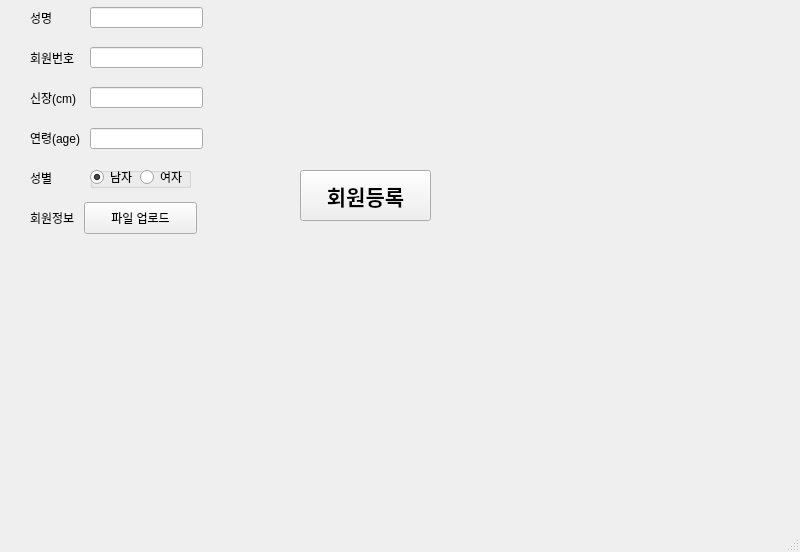
<?xml version="1.0" encoding="UTF-8"?>
<ui version="4.0">
 <class>CreateWindow</class>
 <widget class="QMainWindow" name="CreateWindow">
  <property name="geometry">
   <rect>
    <x>0</x>
    <y>0</y>
    <width>800</width>
    <height>552</height>
   </rect>
  </property>
  <property name="windowTitle">
   <string>MainWindow</string>
  </property>
  <widget class="QWidget" name="centralwidget">
   <widget class="QLabel" name="label">
    <property name="geometry">
     <rect>
      <x>30</x>
      <y>10</y>
      <width>60</width>
      <height>16</height>
     </rect>
    </property>
    <property name="text">
     <string>성명</string>
    </property>
   </widget>
   <widget class="QLabel" name="label_2">
    <property name="geometry">
     <rect>
      <x>30</x>
      <y>50</y>
      <width>60</width>
      <height>16</height>
     </rect>
    </property>
    <property name="text">
     <string>회원번호</string>
    </property>
   </widget>
   <widget class="QLabel" name="label_3">
    <property name="geometry">
     <rect>
      <x>30</x>
      <y>170</y>
      <width>60</width>
      <height>16</height>
     </rect>
    </property>
    <property name="text">
     <string>성별</string>
    </property>
   </widget>
   <widget class="QLabel" name="label_4">
    <property name="geometry">
     <rect>
      <x>30</x>
      <y>90</y>
      <width>60</width>
      <height>16</height>
     </rect>
    </property>
    <property name="text">
     <string>신장(cm)</string>
    </property>
   </widget>
   <widget class="QLabel" name="label_5">
    <property name="geometry">
     <rect>
      <x>30</x>
      <y>130</y>
      <width>60</width>
      <height>16</height>
     </rect>
    </property>
    <property name="text">
     <string>연령(age)</string>
    </property>
   </widget>
   <widget class="QLineEdit" name="lineEdit">
    <property name="geometry">
     <rect>
      <x>90</x>
      <y>7</y>
      <width>113</width>
      <height>21</height>
     </rect>
    </property>
   </widget>
   <widget class="QLineEdit" name="lineEdit_2">
    <property name="geometry">
     <rect>
      <x>90</x>
      <y>47</y>
      <width>113</width>
      <height>21</height>
     </rect>
    </property>
   </widget>
   <widget class="QLineEdit" name="lineEdit_3">
    <property name="geometry">
     <rect>
      <x>90</x>
      <y>87</y>
      <width>113</width>
      <height>21</height>
     </rect>
    </property>
   </widget>
   <widget class="QLineEdit" name="lineEdit_4">
    <property name="geometry">
     <rect>
      <x>90</x>
      <y>128</y>
      <width>113</width>
      <height>21</height>
     </rect>
    </property>
   </widget>
   <widget class="QGroupBox" name="groupBox">
    <property name="geometry">
     <rect>
      <x>90</x>
      <y>167</y>
      <width>101</width>
      <height>21</height>
     </rect>
    </property>
    <property name="title">
     <string/>
    </property>
    <widget class="QRadioButton" name="radioButton">
     <property name="geometry">
      <rect>
       <x>0</x>
       <y>0</y>
       <width>51</width>
       <height>20</height>
      </rect>
     </property>
     <property name="text">
      <string>남자</string>
     </property>
     <property name="checked">
      <bool>true</bool>
     </property>
    </widget>
    <widget class="QRadioButton" name="radioButton_2">
     <property name="geometry">
      <rect>
       <x>50</x>
       <y>0</y>
       <width>51</width>
       <height>20</height>
      </rect>
     </property>
     <property name="text">
      <string>여자</string>
     </property>
    </widget>
   </widget>
   <widget class="QPushButton" name="pushButton">
    <property name="geometry">
     <rect>
      <x>300</x>
      <y>170</y>
      <width>131</width>
      <height>51</height>
     </rect>
    </property>
    <property name="font">
     <font>
      <pointsize>16</pointsize>
      <weight>75</weight>
      <bold>true</bold>
     </font>
    </property>
    <property name="text">
     <string>회원등록</string>
    </property>
   </widget>
   <widget class="QLabel" name="label_6">
    <property name="geometry">
     <rect>
      <x>30</x>
      <y>210</y>
      <width>60</width>
      <height>16</height>
     </rect>
    </property>
    <property name="text">
     <string>회원정보</string>
    </property>
   </widget>
   <widget class="QPushButton" name="pushButton_2">
    <property name="geometry">
     <rect>
      <x>84</x>
      <y>202</y>
      <width>113</width>
      <height>32</height>
     </rect>
    </property>
    <property name="text">
     <string>파일 업로드</string>
    </property>
   </widget>
  </widget>
  <widget class="QMenuBar" name="menubar">
   <property name="geometry">
    <rect>
     <x>0</x>
     <y>0</y>
     <width>800</width>
     <height>22</height>
    </rect>
   </property>
  </widget>
  <widget class="QStatusBar" name="statusbar"/>
 </widget>
 <resources/>
 <connections/>
</ui>
